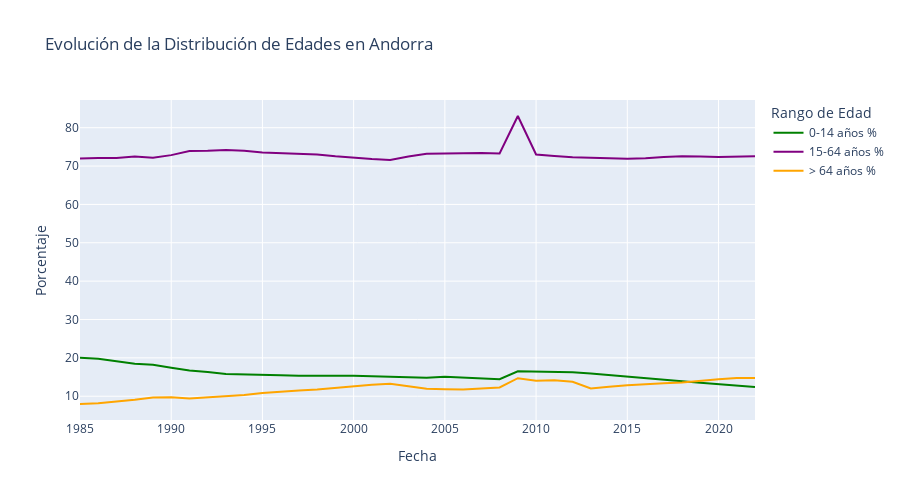

Here is the notebook cell this chart was saved with:
### Code cell
import plotly.express as px

# Crear el gráfico de líneas
fig_line = px.line(dataframe, x='Fecha', y=['0-14 años %', '15-64 años %', '> 64 años %'],
                   color_discrete_sequence=['green', 'purple', 'orange'],
                   title='Evolución de la Distribución de Edades en Andorra',
                   labels={'value': 'Porcentaje', 'variable': 'Rango de Edad'},
                   height=500)

# Mostrar el gráfico
fig_line.show()

### Figure 1 — Plotly figure (JSON) as saved in the notebook; plotly's stock layout.template omitted (floating-point values rounded to 4 significant figures)
{"data": [{"hovertemplate": "Rango de Edad=0-14 años %<br>Fecha=%{x}<br>Porcentaje=%{y}<extra></extra>", "legendgroup": "0-14 años %", "line": {"color": "green", "dash": "solid"}, "marker": {"symbol": "circle"}, "mode": "lines", "name": "0-14 años %", "orientation": "v", "showlegend": true, "type": "scatter", "x": [2022, 2021, 2020, 2019, 2018, 2017, 2016, 2015, 2014, 2013, 2012, 2011, 2010, 2009, 2008, 2007, 2006, 2005, 2004, 2003, 2002, 2001, 2000, 1999, 1998, 1997, 1996, 1995, 1994, 1993, 1992, 1991, 1990, 1989, 1988, 1987, 1986, 1985], "xaxis": "x", "y": [12.37, 12.82, 13.24, 13.54, 13.87, 14.29, 14.79, 15.22, 15.5, 15.89, 16.24, 16.36, 16.37, 16.51, 14.45, 14.62, 14.86, 15.06, 14.83, 14.9, 15.14, 15.22, 15.34, 15.36, 15.2, 15.32, 15.48, 15.63, 15.66, 15.79, 16.29, 16.68, 17.45, 18.2, 18.45, 19.21, 19.78, 20.03], "yaxis": "y"}, {"hovertemplate": "Rango de Edad=15-64 años %<br>Fecha=%{x}<br>Porcentaje=%{y}<extra></extra>", "legendgroup": "15-64 años %", "line": {"color": "purple", "dash": "solid"}, "marker": {"symbol": "circle"}, "mode": "lines", "name": "15-64 años %", "orientation": "v", "showlegend": true, "type": "scatter", "x": [2022, 2021, 2020, 2019, 2018, 2017, 2016, 2015, 2014, 2013, 2012, 2011, 2010, 2009, 2008, 2007, 2006, 2005, 2004, 2003, 2002, 2001, 2000, 1999, 1998, 1997, 1996, 1995, 1994, 1993, 1992, 1991, 1990, 1989, 1988, 1987, 1986, 1985], "xaxis": "x", "y": [72.55, 72.44, 72.36, 72.51, 72.54, 72.36, 72.03, 71.9, 72.04, 72.09, 72.28, 72.59, 73, 83.05, 73.27, 73.43, 73.37, 73.13, 73.22, 72.48, 71.6, 71.82, 72.15, 72.55, 73.04, 73.18, 73.33, 73.55, 74, 74.21, 73.96, 73.9, 72.85, 72.14, 72.48, 72.11, 72.07, 72], "yaxis": "y"}, {"hovertemplate": "Rango de Edad=> 64 años %<br>Fecha=%{x}<br>Porcentaje=%{y}<extra></extra>", "legendgroup": "> 64 años %", "line": {"color": "orange", "dash": "solid"}, "marker": {"symbol": "circle"}, "mode": "lines", "name": "> 64 años %", "orientation": "v", "showlegend": true, "type": "scatter", "x": [2022, 2021, 2020, 2019, 2018, 2017, 2016, 2015, 2014, 2013, 2012, 2011, 2010, 2009, 2008, 2007, 2006, 2005, 2004, 2003, 2002, 2001, 2000, 1999, 1998, 1997, 1996, 1995, 1994, 1993, 1992, 1991, 1990, 1989, 1988, 1987, 1986, 1985], "xaxis": "x", "y": [14.74, 14.74, 14.4, 13.95, 13.58, 13.35, 13.18, 12.88, 12.46, 12.02, 13.77, 14.13, 14.02, 14.69, 12.28, 11.95, 11.77, 11.81, 11.95, 12.62, 13.26, 12.96, 12.51, 12.09, 11.76, 11.51, 11.19, 10.82, 10.34, 10.01, 9.75, 9.43, 9.7, 9.66, 9.07, 8.68, 8.15, 7.97], "yaxis": "y"}], "layout": {"height": 500, "legend": {"title": {"text": "Rango de Edad"}, "tracegroupgap": 0}, "title": {"text": "Evolución de la Distribución de Edades en Andorra"}, "xaxis": {"anchor": "y", "domain": [0, 1], "title": {"text": "Fecha"}}, "yaxis": {"anchor": "x", "domain": [0, 1], "title": {"text": "Porcentaje"}}}}
